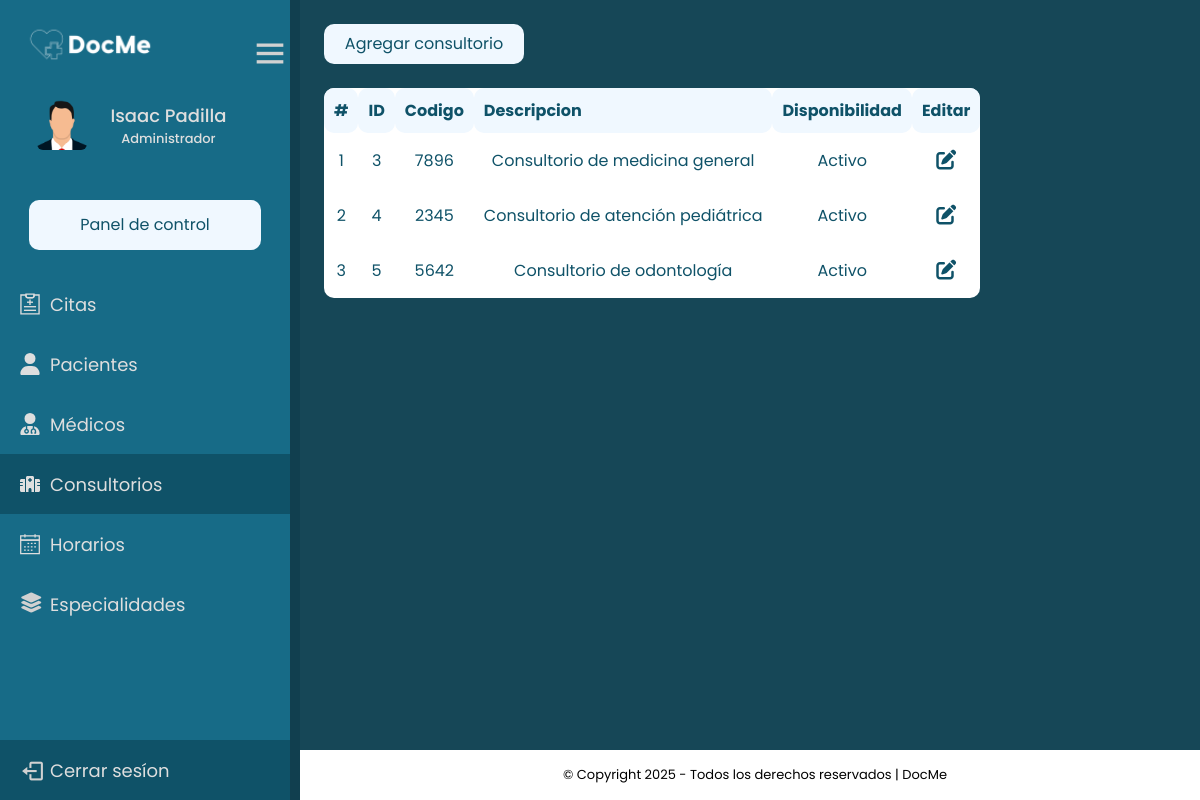
The app's page /frontend/admin/consultorios.php (signed in) with its own data.
### tables this page shows
CREATE TABLE `usuarios` (
  `ID_Usu` int(11) NOT NULL,
  `Nombre` varchar(45) NOT NULL,
  `Apellido` varchar(45) NOT NULL,
  `Correo` varchar(30) NOT NULL,
  `Password` varchar(100) NOT NULL,
  `User_Name` varchar(30) NOT NULL,
  `FechaNac` date DEFAULT NULL,
  `Telefono` varchar(15) NOT NULL,
  `Identificacion` varchar(15) NOT NULL,
  `token_recovery_pass` varchar(45) DEFAULT NULL,
  `Estado` varchar(15) NOT NULL DEFAULT 'Activo',
  `ID_Rol` int(11) NOT NULL
);

CREATE TABLE `roles` (
  `ID_Rol` int(11) NOT NULL,
  `Rol` varchar(30) NOT NULL
);

CREATE TABLE `consultorios` (
  `ID_Con` int(11) NOT NULL,
  `Codigo` varchar(10) DEFAULT NULL,
  `Desc_Con` varchar(100) DEFAULT NULL,
  `Disponibilidad` varchar(20) DEFAULT 'Activo'
);

### backend/getUserData.php (called while the page is built)
<?php
function getUserData($userId) {
    global $connect;
    $stmt = $connect->prepare('SELECT nombre, apellido, identificacion, correo, telefono, user_name, rol FROM usuarios, roles WHERE id_usu = :userId AND usuarios.id_rol = roles.id_rol');
    $stmt->bindParam(':userId', $userId);
    $stmt->execute();
    $result = $stmt->fetch();
    $userData = $result;
    return $userData;
}
?>

### frontend/admin/consultorios.php (the view, shortened to what this page needs)
<?php
include '../../backend/dashboard.php';
include '../../backend/getUserData.php';
include '../../backend/config.php';
if(isset($_SESSION['id'])) {
    $userData = getUserData($_SESSION['id']);
    $name = $userData['nombre'];
    $last_name = $userData['apellido'];
    $stmt = $connect->prepare("SELECT * FROM consultorios WHERE 1");
    $stmt->execute();
    $listCon = $stmt->fetchAll(PDO::FETCH_ASSOC);
?>
<head>
    <link href="https://cdn.jsdelivr.net/npm/bootstrap@5.3.2/dist/css/bootstrap.min.css" rel="stylesheet"
>
    <link href='https://unpkg.com/boxicons@2.1.4/css/boxicons.min.css' rel='stylesheet'>
    <link href="https://unpkg.com/vanilla-datatables@latest/dist/vanilla-dataTables.min.css" rel="stylesheet" type="text/css">
    <link rel="stylesheet" href="../../frontend/css/windows_admin.css">
    <link rel="stylesheet" href="../css/dashboard.css">
</head>
<body>
    <div class="sidebar">
        <?php include('../tamplates/sideBar.php')?>
        <div class="content-area">
            <div class="container-fluid row">
            <div class="btn-add-container col-12 ps-4 pt-4">
                    <button type="button" data-bs-toggle="modal" data-bs-target="#addCon" class="btn-add">Agregar consultorio</button>
                </div>
                <div class="col-12 p-4">
                    <table class="table-striped" id="table">
                        <thead>
                            <tr>
                                <th>#</th>
                                <th scope="col">ID</th>
                                <th scope="col">Codigo</th>
                                <th scope="col">Descripcion</th>
                                <th scope="col">Disponibilidad</th>
                                <th>Editar</th>
                            </tr>
                        </thead>
                        <tbody>
                            <?php
                        $i = 0;
                        foreach ($listCon as $consultorio) {?>
                            <tr>
                                <td scope="row"><?php echo $i = $i + 1; ?></td>
                                <td><?php echo $consultorio['ID_Con']; ?></td>
                                <td><?php echo $consultorio['Codigo']; ?></td>
                                <td><?php echo $consultorio['Desc_Con']; ?></td>
                                <td><?php echo $consultorio['Disponibilidad']; ?></td>
                                <td>
                                    <button type="button" data-bs-toggle="modal" class="btn btn-edit" data-bs-target="#EditCon<?php echo $consultorio['ID_Con']; ?>"><i class="fa-solid fa-pen-to-square" name="btnEdit" value="btnEdit"></i></button>
                                </td>
                            </tr>
                            <?php }?>
                        </tbody>
                    </table>
                </div>
            </div>
             <?php include('../tamplates/footer.php')?>
        </div>
    </div>
</body>
</html>
<?php }else{
header('Location: ../login.php');
}?>

### frontend/tamplates/sideBar.php (shortened to what this page needs)
<div class="logo-datails">
            <img src="../../img/logo_docme.png" alt="">
            <section class="home-section">
                <div class="home-content">
                    <i class='bx bx-menu'></i>
                </div>
            </section>
        </div>
        <div class="profile-details">
            <div class="profile-content">
                <img src="../../img/profile.png" alt="profile">
            </div>
            <div class="name-user">
                <div class="profile_name"><span><?php echo $name; ?></span> <span><?php echo $last_name; ?></span></div>
                <div class="rol"><?php echo $userData['rol'];?></div>
            </div>
        </div>
        <ul class="nav-links">
            <a class="panel" href="../admin/dashboard.php">
                <div>
                    <span>Panel de control</span>
                </div>
            </a>
            <li class="mt-4">
                <a href="../admin/citas.php">
                    <span class="link_name">Citas</span>
                </a>
            </li>
            <li>
                <a href="../admin/pacientes.php">
                    <svg xmlns="http://www.w3.org/2000/svg" style="fill:#DEDEDE" viewBox="0 0 448 512">
                        <path
                            d="M224 256A128 128 0 1 0 224 0a128 128 0 1 0 0 256zm-45.7 48C79.8 304 0 383.8 0 482.3C0 498.7 13.3 512 29.7 512H418.3c16.4 0 29.7-13.3 29.7-29.7C448 383.8 368.2 304 269.7 304H178.3z" />
                    </svg>
                    <span class="link_name">Pacientes</span>
                </a>
            </li>
            <li>
                <a href="../admin/medicos.php">
                    <span class="link_name">Médicos</span>
                </a>
            </li>
            <li>
                <a href="../admin/consultorios.php">
                    <span class="link_name">Consultorios</span>
                </a>
            </li>
            <li>
                <a href="#">
                    <span class="link_name">Horarios</span>
                </a>
            </li>
            <li>
                <a href="../admin/especialidades.php">
                    <i class="fs-5 fa-solid fa-layer-group"></i>
                    <span class="link_name">Especialidades</span>
                </a>
            </li>
            <li class="mt-auto">
                <a href="?logout">
                    <i class='bx bx-log-out'></i>
                    <span class="link_name">Cerrar sesíon</span>
                </a>
            </li>
        </ul>

### frontend/css/windows_admin.css (style rules this page uses)
* { margin: 0; padding: 0; box-sizing: border-box; font-family: 'Poppins', sans-serif; }
.sidebar { position: fixed; top: 0; left: 0; height: 100%; width: 300px; padding: 20px 0 0 0; background-color: #176B87; display: flex; flex-direction: column; justify-content: center; align-items: center; gap:20px; border-right: 10px solid rgba(15, 53, 65, .8); overflow-y: auto; overflow-x: hidden; z-index: 1; transition: all .4s ease; }
.sidebar .logo-datails { height: 60px; width: 100%; display: flex; align-items: center; justify-content: space-between; }
.sidebar .home-section { font-size:40px; width: auto; display: flex; align-items: center; cursor: pointer; }
.sidebar .home-section i { font-size:40px; width: 100%; }
.sidebar .logo-datails img { height: 50px; min-width: 78px; }
.sidebar .profile-details { display: flex; align-items: center; width: 90%; }
.sidebar .profile-details .profile-content { display: flex; align-items: center; }
.sidebar .profile-details img { height: 70px; width: 70px; object-fit: cover; border-radius: 16px; margin: 0 14px 0 12px; padding: 10px; }
.sidebar .profile-details .profile_name, .sidebar .profile-details .rol { color: #DEDEDE; font-size: 18px; font-weight: 500; width: 100%; text-align: center; }
.sidebar .profile-details .rol { font-size: 13px; text-align: center; }
.sidebar .panel { display: flex; text-decoration: none; justify-content: center; align-items: center; width: 80%; height: 50px; color:#0f5268; background-color: aliceblue; border-radius: 10px; cursor: pointer; transition: .3s ease-in-out; }
.sidebar .nav-links { height: 100%; width: 100%; padding: 20px 0 0 0; margin: 0; }
.sidebar .nav-links { display: flex; top:0; flex-direction: column; align-items:center; }
.sidebar .nav-links li { position: relative; list-style: none; transition: all 0.4s ease; height: 60px; cursor: pointer; width: 100%; }
.sidebar .nav-links li svg, i { color: #D1D1D1; font-size: 25px; height: 22px; width: 20px ; }
.sidebar .nav-links li:last-child { background: #0f5268; }
.sidebar .nav-links li a { text-decoration: none; height: 100%; width: 100%; display: flex; align-items: center; gap: 10px; padding-left: 20px; transition: all .4s ease; }
.sidebar .nav-links li a .link_name { font-size: 18px; font-weight: 400; color: #DEDEDE; }
.sidebar .content-area { position: fixed; top: 0; right: 0; height: calc(100% - 50px); width: calc(100% - 300px); background: #164757; transition: all .4s ease; overflow-y: auto; overflow-x: hidden; }

### frontend/css/dashboard.css (style rules this page uses)
.btn-add-container { display: flex; justify-content: start; align-items: center; }
.btn-add { background-color: aliceblue; color: #0f5268; height: 40px; width: 200px; border-radius: 10px; border-style: none; transition: .3s ease-in-out; }
.btn-edit { width: 45px; height: 35px; transition: .2s ease-in-out; padding: 0; }
.btn-edit i { font-size: 20px; color: #0f5268; transition: .2s ease-in-out; }
.container-fluid { overflow-x: auto; }
table { background-color: white; border-collapse: collapse; border-radius: 10px; }
td { text-align: center; }
th, td { padding: 10px; color: #0f5268; border-radius: 10px; }
thead { background-color: aliceblue; color: #0f5268; }

### frontend/admin/consultorios.php (style rules this page uses)
.sidebar .nav-links li:nth-child(5) { background-color: #0f5268; }

### records on screen
usuarios: Nombre "Isaac", Apellido "Padilla", ID_Rol.Rol "Administrador"
consultorios: ID_Con "3", Codigo "7896", Desc_Con "Consultorio de medicina general", Disponibilidad "Activo"
consultorios: i "2", ID_Con "4", Codigo "2345", Desc_Con "Consultorio de atención pediátrica", Disponibilidad "Activo"
consultorios: i "3", ID_Con "5", Codigo "5642", Desc_Con "Consultorio de odontología", Disponibilidad "Activo"
